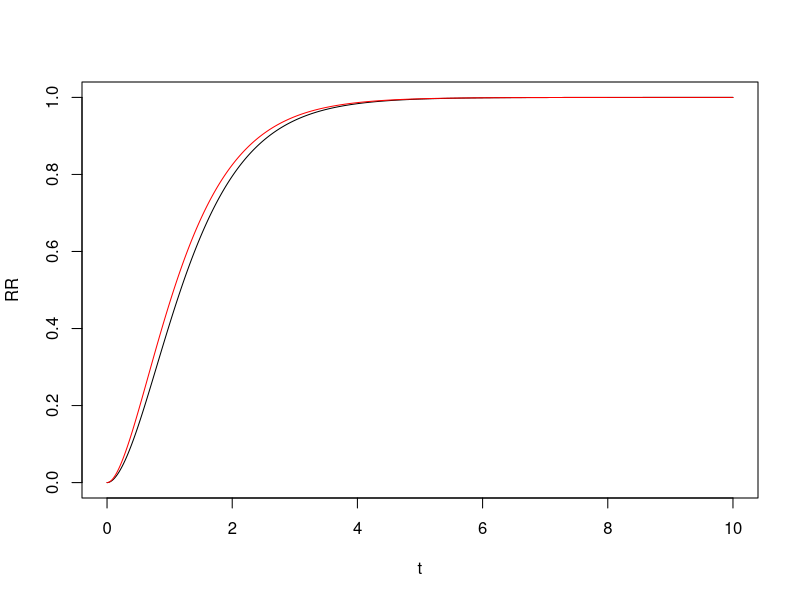
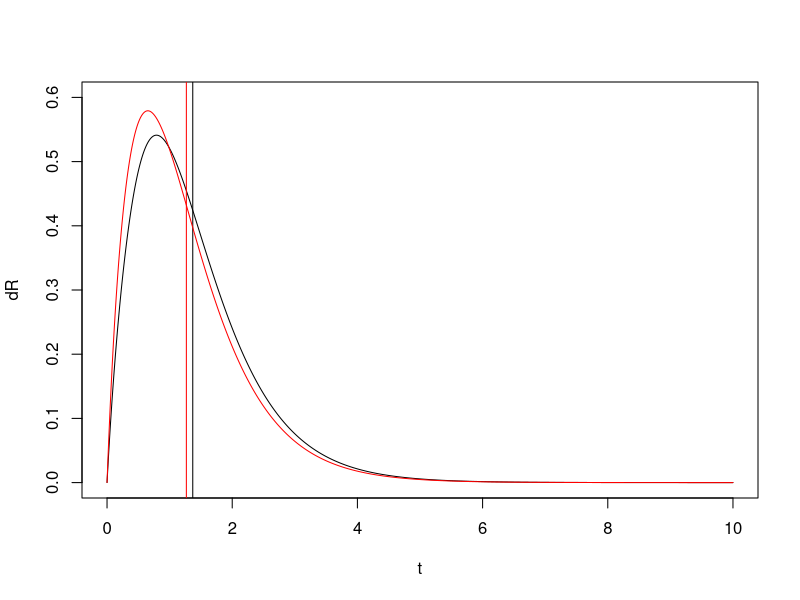

Reproduce these figures in R, in order.
# Waiting Times
TF = 6/24 # 30 minutes
TB = 3/24   # 3 hours
TR = 18/24  # 18 hours
TL = 6/24 # 30 minutes
TO = 3/24   # 1 hour

# Transitions out of F
PFF = .15
PFB = .83/(1-PFF)
PFD = 1-PFB

tF = TF/(1-PFF)
rF = 1/tF

# Transitions out of B
PBB = .05
PBF = .15/(1-PBB)
PBR = .75/(1-PBB)
PBD = 1-PBF-PBR
tB = TB/(1-PBB)
rB = 1/tB

#Transitions out of L
PLL = .15
PLO = .83/(1-PLL)
PLD = 1-PLO
tL = TL/(1-PLL)
rL = 1/tL

#Transitions out of O
POO = .05
POL = .15/(1-POO)
POB = .3/(1-POO)
POF = .45/(1-POO)
POD = 1-POL-POB-POF
tO = TO/(1-POO)
rO = 1/tO

#Transitions out of R
PRR = 0
PRF = .05/(1-PRR)
PRB = .2/(1-PRR)
PRL = .4/(1-PRR)
PRO = .35/(1-PRR)
PRD = 1-PRF-PRB-PRL-PRO
tR = TR/(1-PRR)
rR = 1/tR

########### Infinitesimal Generator for Single Feeding Cycle, QI ###################

QI = matrix(c(-rR,0,0,0,0,0,rR*PRF,-rF,rB*PBF,0,rO*POF,0,rR*PRB,rF*PFB,-rB,0,rO*POB,0,rR*PRL,0,0,-rL,rO*POL,0,rR*PRO,0,0,rL*PLO,-rO,0,0,0,rB*PBR,0,0,0),nrow=6)

## define time vector, initial condition
dt = 10^-4
tfin = 10
t = seq(0,tfin,dt)
R = 0*t
R[1] = 0
D = 0*t
D[1] = 0
v0 = c(1,0,0,0,0,0)

## compute single matrix exponential; iterate by multiplying by this "time step" matrix 
## using semigroup property, ie exp(Q*(t+dt)) = exp(Q*t)*exp(Q*dt)

Qexp = expm::expm(QI*dt)
Q = Qexp
for(i in 2:length(t)){
  temp = v0%*%Q
  R[i] = temp[6]
  D[i] = 1-sum(temp)
  Q = Q%*%Qexp
}
PS = R[length(R)]
RR = R/PS
plot(t,RR,type="l")
TS = sum(1-RR)*dt
TD = sum(1-D/(1-PS))*dt

lines(t,D/(1-PS),type="l",col="red")

dR = 0*R
dD = 0*D
for(i in 1:(length(R)-1)){
  dR[i] = (R[i+1]-R[i])/dt/PS
  dD[i] = (D[i+1]-D[i])/dt/(1-PS)
}
plot(t,dR,type="l", ylim=c(0,.6))
abline(v = TS)
lines(t,dD,type="l",col="red")
abline(v = TD,col="red")
